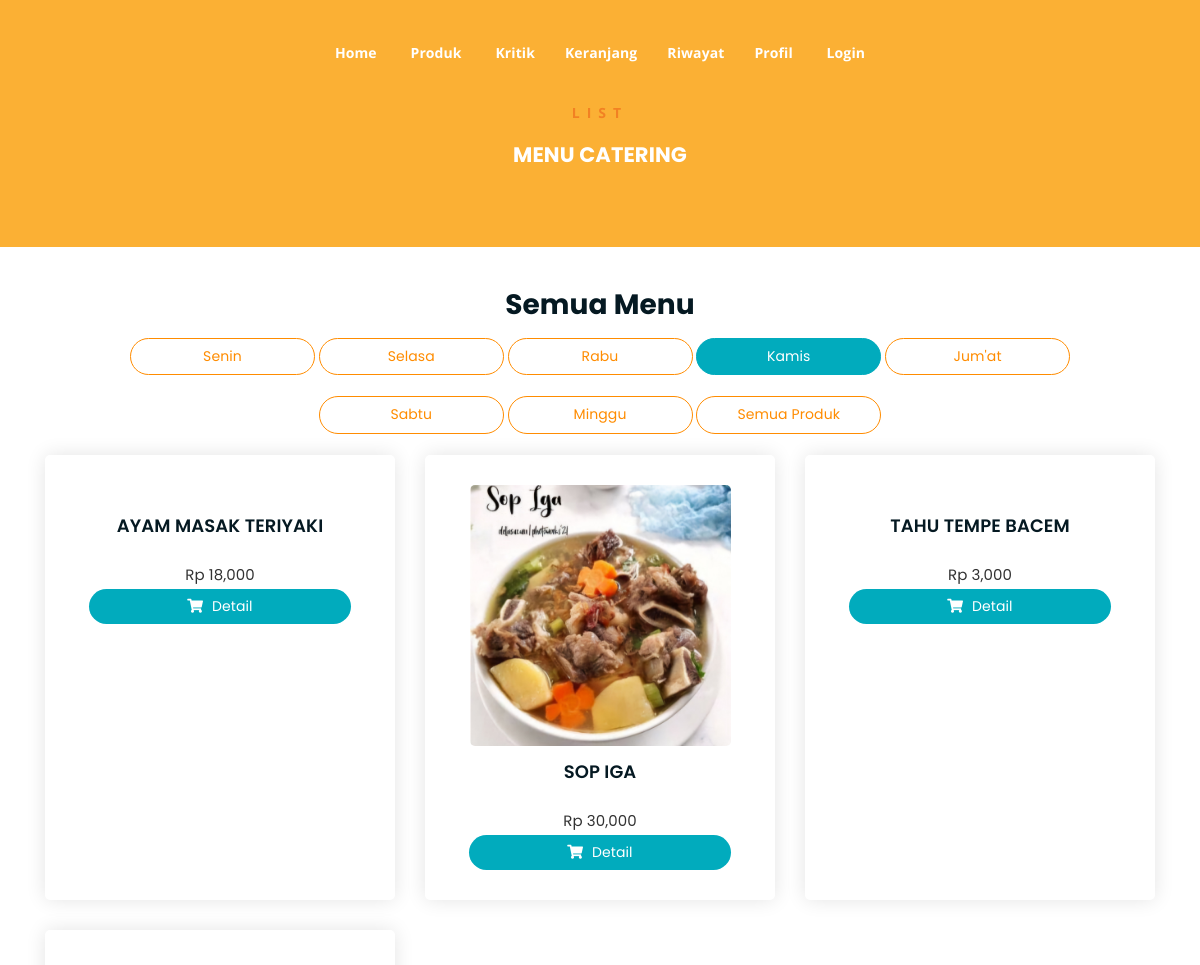
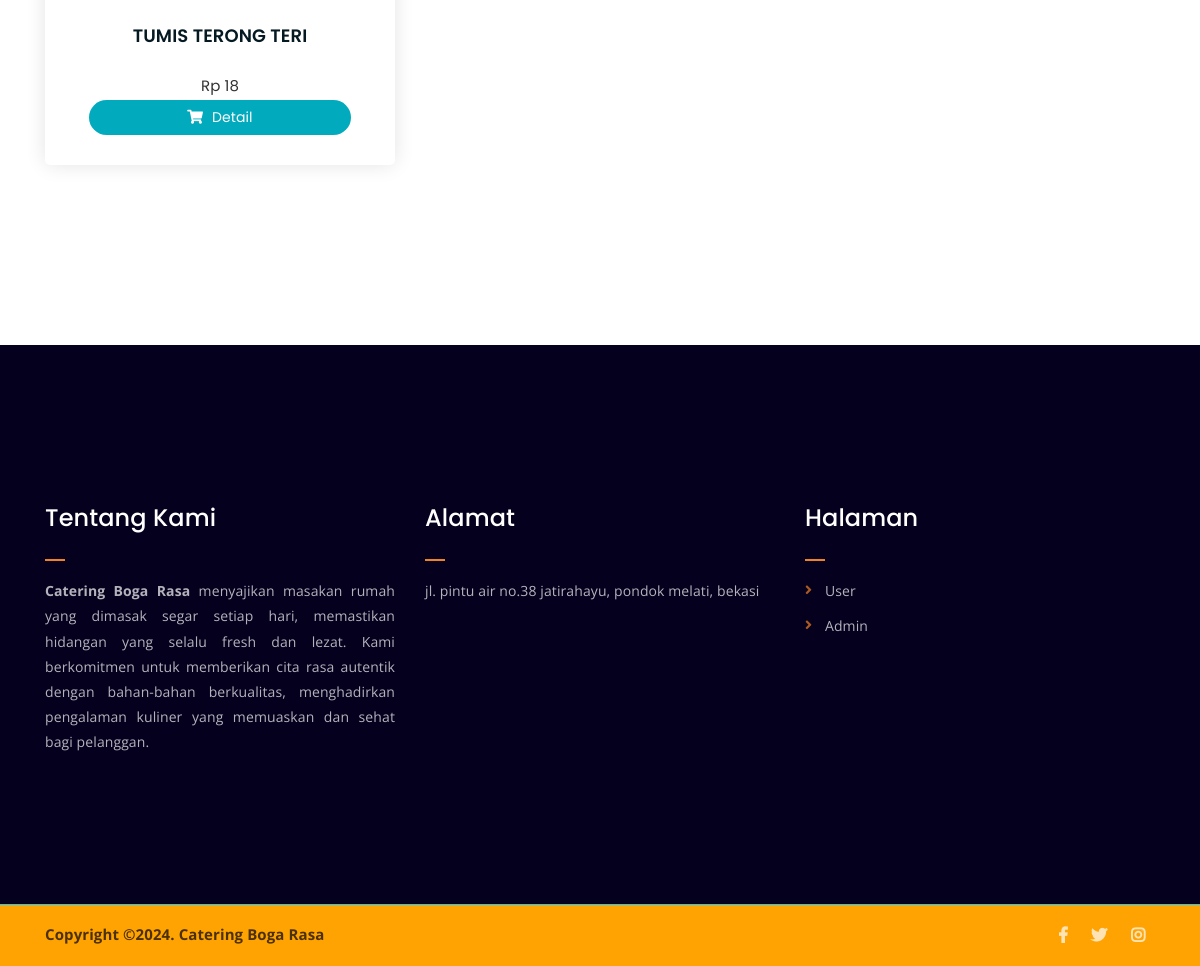
Screenshot of /menu-kamis.php with the database file from the repository (2 pictures, top to bottom).
### tables this page shows
CREATE TABLE `promosi` (
  `id_promosi_produk` int(11) NOT NULL,
  `id_produk` varchar(55) NOT NULL,
  `promo_lama` varchar(55) NOT NULL,
  `promo_baru` varchar(55) NOT NULL
);

CREATE TABLE `produk` (
  `id` int(11) NOT NULL,
  `id_produk` varchar(11) NOT NULL,
  `nama_produk` varchar(55) NOT NULL,
  `gambar` varchar(55) NOT NULL,
  `harga` varchar(55) NOT NULL,
  `deskripsi` varchar(1000) NOT NULL,
  `menu_hari` varchar(111) NOT NULL
);

### menu-kamis.php (the view, shortened to what this page needs)
<?php
require('./app/database/db.php');
?>
<!DOCTYPE html>
<html lang="en">
<head>
	<link rel="stylesheet" href="assets/css/all.min.css">
	<link rel="stylesheet" href="assets/bootstrap/css/bootstrap.min.css">
	<link rel="stylesheet" href="assets/css/owl.carousel.css">
	<link rel="stylesheet" href="assets/css/magnific-popup.css">
	<link rel="stylesheet" href="assets/css/animate.css">
	<link rel="stylesheet" href="assets/css/meanmenu.min.css">
	<link rel="stylesheet" href="assets/css/main.css">
	<link rel="stylesheet" href="assets/css/responsive.css">
</head>
<body>
	<?php include('./include/nav.php') ?>
	<div class="breadcrumb-section breadcrumb-bg">
		<div class="container">
			<div class="row">
				<div class="col-lg-8 offset-lg-2 text-center">
					<div class="breadcrumb-text">
						<p>LIST</p>
						<h4 style="color: #fff;">MENU CATERING</h4>
					</div>
				</div>
			</div>
		</div>
	</div>
	<div class="product-section mt-5 mb-150">
		<div class="container">
			<h3 class="text-center">Semua Menu</h3>
		<div class="text-center tag">
				<a href="menu-senin.php" class="cart-btn mb-4 col-md-2 text-center">Senin</a>
				<a href="menu-selasa.php" class="cart-btn mb-4 col-md-2 text-center">Selasa</a>
				<a href="menu-rabu.php" class="cart-btn mb-4 col-md-2 text-center">Rabu</a>
				<a href="produk.php" class="aktif cart-btn mb-4 col-md-2 text-center">Kamis</a>
				<a href="menu-jumat.php" class="cart-btn mb-4 col-md-2 text-center">Jum'at</a>
				<a href="menu-sabtu.php" class="cart-btn mb-4 col-md-2 text-center">Sabtu</a>
				<a href="menu-minggu.php" class="cart-btn mb-4 col-md-2 text-center">Minggu</a>
				<a href="produk.php" class="cart-btn mb-4 col-md-2 text-center">Semua Produk</a>
			</div>
		<div class="row">
			<?php
				$produk = mysqli_query($conn, "SELECT * FROM produk LEFT JOIN promosi ON produk.id_produk = promosi.id_produk  WHERE produk.menu_hari = 'Kamis'");
				while ($p = mysqli_fetch_array($produk)) {
			?>
			<a href="produk-detail.php?id_produk=<?= $p['id_produk']?>">
				<div class="col-lg-4 col-md-6 text-center card">
					<div class="single-product-item" style="height: 100%;">
						<div class="product-image">
							<img src="app/admin/foto/<?= $p['gambar'] ?>" alt="">
						</div>
						<h3><?php echo $p['nama_produk'] ?></h3>
							<p class="product-price"><span>Rp <?php echo number_format($p['harga']) ?></span></p>
						<a href="produk-detail.php?id_produk=<?= $p['id_produk']?>" class="cart-btn"><i class="fas fa-shopping-cart"></i> Detail</a>
					</div>
				</div>
				</a>
			<?php } ?>
			</div>
		</div>
	</div>
	<?php include('./include/footer.php') ?>
</body>
</html>

### assets/css/main.css (style rules this page uses)
html { font-size: 14px; font-weight: 400; line-height: 28px; height: 100%; }
body { font-family: "Open Sans", sans-serif; font-weight: 400; font-size: 1rem; letter-spacing: 0.1px; line-height: 1.8; color: #051922; overflow-x: hidden; }
body img { max-width: 100%; }
a { cursor: pointer; text-decoration: none; -webkit-transition: all 0.2s ease-in-out; -o-transition: all 0.2s ease-in-out; transition: all 0.2s ease-in-out; }
h1, .h1, h2, .h2, h3, .h3, h4, .h4, h5, .h5, h6, .h6 { font-family: "Poppins", sans-serif; font-weight: 700; margin: 0 0 1.25rem 0; color: #051922; }
h1:last-child, .h1:last-child, h2:last-child, .h2:last-child, h3:last-child, .h3:last-child, h4:last-child, .h4:last-child, h5:last-child, .h5:last-child, h6:last-child, .h6:last-child { margin: 0; }
h3, .h3 { font-size: 2rem; font-weight: 700; line-height: 2.25rem; }
h4, .h4 { font-size: 1.5rem; font-weight: 700; line-height: 1.75rem; }
p { font-family: "Open Sans", sans-serif; font-weight: 400; font-size: 1rem; letter-spacing: 0.1px; line-height: 1.8; color: #051922; margin: 0 0 1.25rem 0; }
p:last-child { margin: 0; }
.mb-150 { margin-bottom: 150px; }
a.boxed-btn, a.cart-btn, button.cart-btn { border-radius: 30px; border: none; }
.breadcrumb-text p { color: #f28123; font-weight: 700; text-transform: uppercase; letter-spacing: 7px; }
.breadcrumb-section { padding: 80px 0; background-size: cover; background-position: center center; position: relative; z-index: 1; background-attachment: fixed; padding-top: 100px; color: #000; }
.breadcrumb-section:after { position: absolute; left: 0; top: 0; width: 100%; height: 100%; content: ""; background-color: #fa9d02; color: #000; z-index: -1; opacity: 0.8; }
.product-image img { -webkit-transition: 0.3s; -o-transition: 0.3s; transition: 0.3s; }
a.cart-btn { -webkit-transition: 0.2s; -o-transition: 0.2s; transition: 0.2s; }
.single-product-item { -webkit-transition: 0.1s; -o-transition: 0.1s; transition: 0.1s; }
html, body { height: 100%; }
.single-product-item { margin-bottom: 30px; }
.product-image { padding: 30px; padding-bottom: 0; }
.product-image img { width: 90%; border-radius: 5px; margin-bottom: 10px; }
.single-product-item h3 { font-size: 18px; font-weight: 600; margin-bottom: 10px; }
.single-product-item p { margin: 0; padding: 0; }
p.product-price { font-family: "Poppins", sans-serif; font-size: 15px; font-weight: 700; margin-top: 20px; margin-bottom: 1px; color: #000000; }
p.product-price span { display: block; opacity: 0.8; font-size: 15px; font-weight: 400; }
a.cart-btn { font-family: "Poppins", sans-serif; display: inline-block; background-color: #01abbd; color: #fff; padding: 5px 0px; width: 75%; }
a.cart-btn i { margin-right: 5px; }
.single-product-item { -webkit-box-shadow: 0 0 20px #e4e4e4; box-shadow: 0 0 20px #e4e4e4; padding-bottom: 30px; border-radius: 5px; }

### menu-kamis.php (style rules this page uses)
.card { border: none; }
.tag .cart-btn { border: 1px solid darkorange; background: none; color: darkorange; }
.container .aktif { background-color: #01abbd; border-color: #01abbd ; color: white; }

### rows the page displays
promosi: produk.nama_produk "AYAM MASAK TERIYAKI", produk.harga "18,000"
promosi: produk.gambar (picture), produk.nama_produk "SOP IGA", produk.harga "30,000"
promosi: produk.nama_produk "TAHU TEMPE BACEM", produk.harga "3,000"
promosi: produk.nama_produk "TUMIS TERONG TERI", produk.harga "18"
